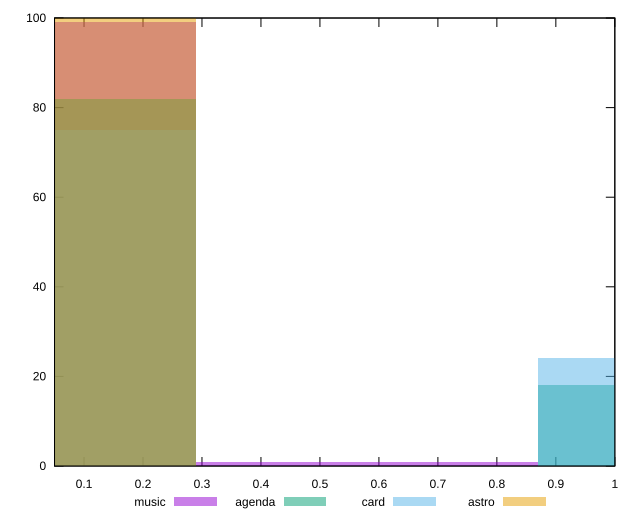

This chart was generated by the following gnuplot code:
reset

$music <<EOF
0 99
0.5799037422176957 1
EOF

$agenda <<EOF
0 82
1.1598074844353914 18
EOF

$card <<EOF
0 75
1.1598074844353914 24
EOF

$astro <<EOF
0 100
EOF

set key outside below
set boxwidth 0.5799037422176957
set xrange [0.05:1]
set yrange [0:100]
set trange [0:100]
set style fill transparent solid 0.5 noborder
set terminal svg size 640, 520 enhanced background rgb 'white'
set output "report/report_00029_2021-02-24T13-36-40.390Z/uses-long-cache-ttl/comparison/histogram/all_score.svg"

plot $music title "music" with boxes, \
     $agenda title "agenda" with boxes, \
     $card title "card" with boxes, \
     $astro title "astro" with boxes

reset
